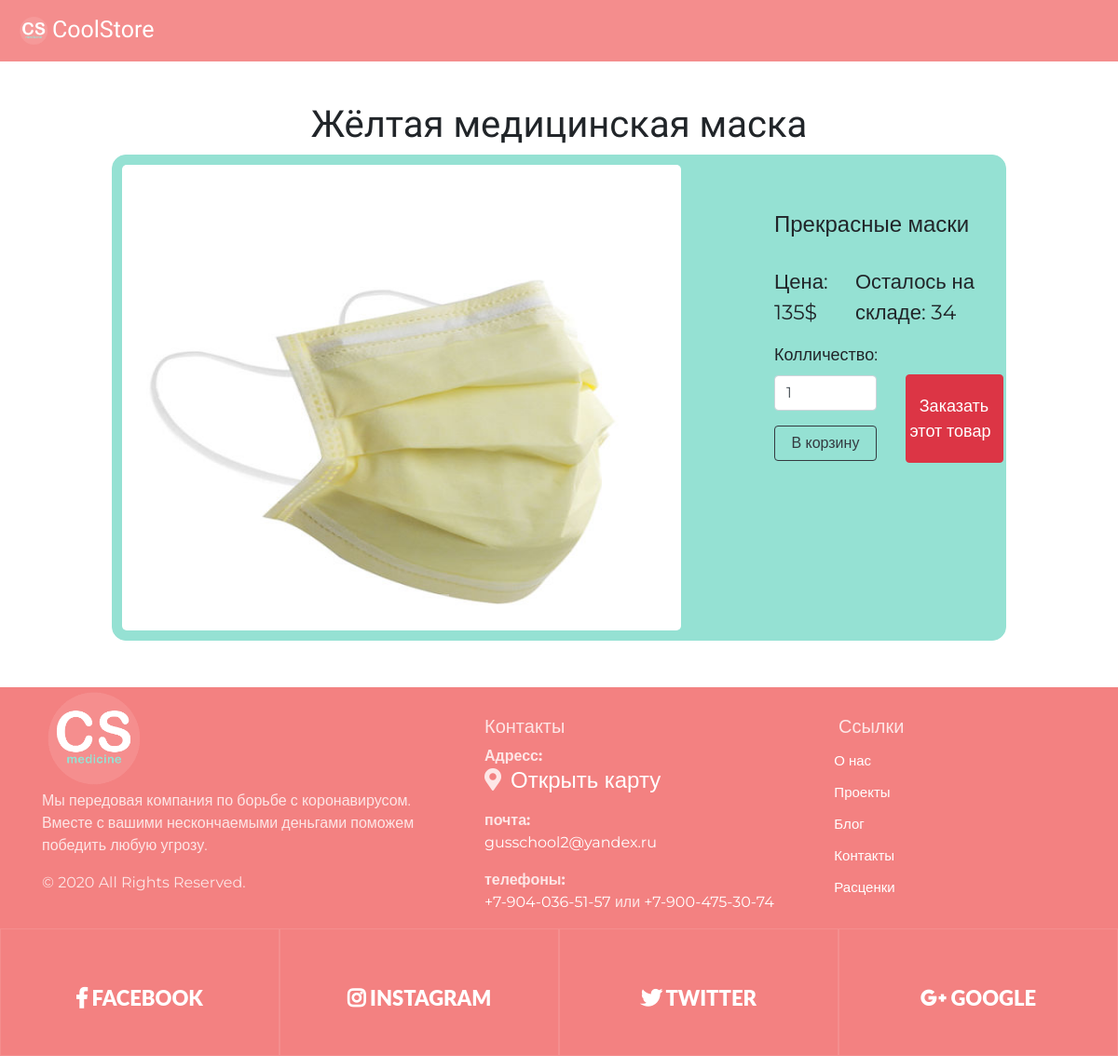
Page /product/6 on the committed database.
### data/products.py (models this page shows, shortened)
class Products(SqlAlchemyBase, UserMixin, SerializerMixin):
    __tablename__ = 'products'
    id = sqlalchemy.Column(sqlalchemy.Integer, primary_key=True, autoincrement=True)
    title = sqlalchemy.Column(sqlalchemy.String, nullable=True)
    about = sqlalchemy.Column(sqlalchemy.String, nullable=True)
    price = sqlalchemy.Column(sqlalchemy.Integer, nullable=True)
    existence = sqlalchemy.Column(sqlalchemy.Boolean, default=True)
    still_have = sqlalchemy.Column(sqlalchemy.Integer, nullable=True)

### main.py (the view, shortened to what this page needs)
@app.route('/product/<int:product_id>', methods=['GET', 'POST'])
def product(product_id):
    form = Buy()
    if current_user.is_authenticated:
        filename = get_profile_img()
    else:
        filename = 'profilem'
    sessions = db_session.create_session()
    prod = sessions.query(products.Products).get(product_id)
    return render_template('product.html', prod=prod, filename=filename,
                           basket_count=session.get('basket_count', 0), title=prod.title,
                           form=form)

### main.py
class Buy(FlaskForm):
    count = IntegerField('Колличество:', validators=[DataRequired(), NumberRange(1)],
                         default=1)
    submit = SubmitField('В корзину')

### data/db_session.py (called while the page is built)
def create_session() -> Session:
    global __factory
    return __factory()

### templates/product.html (shortened to what this page needs)
{% extends 'base.html' %}
{% block content %}
<div class="product">
    <div id="demo" class="carousel slide" data-ride="carousel">
        <ul class="carousel-indicators">
            <li data-target="#demo" data-slide-to="0" class="active"></li>
            <li data-target="#demo" data-slide-to="1"></li>
            <li data-target="#demo" data-slide-to="2"></li>
        </ul>
        <div class="carousel-inner">
            <div class="carousel-item active">
                <img src="/static/img/product_icons/{{ prod.id }}_1.jpg" width="600px"
                     height="500px">
            </div>
        </div>
        <a class="carousel-control-prev" href="#demo" data-slide="prev">
            <span class="carousel-control-prev-icon"></span>
        </a>
        <a class="carousel-control-next" href="#demo" data-slide="next">
            <span class="carousel-control-next-icon"></span>
        </a>
    </div>
    <div style="margin: 50px; padding-left: 50px">
        <h4 style="margin-bottom: 30px;">{{ prod.about }}</h4>
        <div style="display: flex;">
            <div style="font-size: 22px; margin-right: 15px;">Цена: {{ prod.price }}$</div>
            <div style="font-size: 22px;">Осталось на складе: {{ prod.still_have }}</div>
        </div>
        <form action="" method="post">
            <div style="display: flex;">
                <div style="display: block">
                    <p>
                    <div style="font-size: 18px">{{ form.count.label }}</div>
                    {{ form.count(type="number", style='width: 110px; margin-bottom: 5px;',
                    class="form-control",
                    id="validationDefault01") }}
                    </p>
                    <p style="margin-top: 0px;">{{ form.submit(type="submit", class="btn
                        btn-outline-dark", style='width: 110px')
                        }}
                    </p>
                </div>
                <a href="/buy_now/{{ prod.id }}" class="btn btn-danger"
                   style="width: 105px; height: 95px; margin-top: 50px; margin-left: 30px;
                   color: white; font-size: 18px; padding-top: 20px; padding-left: 3px;">
                    <div style="margin-left: 8px;">Заказать</div>
                    <div>этот товар</div>
                </a>
            </div>
        </form>
    </div>
</div>
{% endblock %}

### templates/base.html (shortened to what this page needs)
<!DOCTYPE html>
<html lang="en">
<head>
    <link rel="stylesheet" href="https://use.fontawesome.com/releases/v5.7.2/css/all.css"
>
    <link rel="stylesheet" href="../../static/css/style.css">
    <link rel="stylesheet"
          href="https://stackpath.bootstrapcdn.com/bootstrap/4.4.1/css/bootstrap.min.css"
>
    <link rel="stylesheet"
          href="https://maxcdn.bootstrapcdn.com/bootstrap/4.1.0/css/bootstrap.min.css">
    <link href="//maxcdn.bootstrapcdn.com/bootstrap/4.1.1/css/bootstrap.min.css" rel="stylesheet"
          id="bootstrap-css">
</head>
<body style="font-family: 'Montserrat', sans-serif;">
<header class="header">
    <nav class="navbar navbar-expand-lg navbar-light" style="background-color: #f38181;">
        <a class="navbar-brand" href="/" style="font-size: 25px; color: white; font-family:
        'Kaushan Script', cursive; display: flex;">
            <img class="brand-logo-light" src="/static/img/new_icon.png"
                 alt="Логотип" width="30" height="30" style="margin: 5px;">
            <div>CoolStore</div>
        </a>
    </nav>
</header>
<h1 align="center" style="margin-top: 110px; font-family: 'Kaushan Script', cursive;">
    {{ title }}
</h1>
{% block content %}
{% endblock %}
<footer class="section footer-classic context-dark bg-image"
        style="background: #f38181; margin-top: 50px;">
    <div class="container">
        <div class="row row-30">
            <div class="col-md-4 col-xl-5">
                <div class="pr-xl-4"><a class="brand" href="#">
                    <img class="brand-logo-light" src="/static/img/new_icon.png" alt="Логотип"
                         width="100" height="100" style="margin: 5px;"></a>
                    <p>Мы передовая компания по борьбе с коронавирусом.
                        Вместе с вашими нескончаемыми деньгами поможем победить любую угрозу.</p>
                    <p class="rights"><span>©  </span><span class="copyright-year">2020</span><span>
                </span><span>All Rights Reserved.</span></p>
                </div>
            </div>
            <div class="col-md-4" style="padding-top: 30px">
                <h5>Контакты</h5>
                <dl class="contact-list">
                    <dt>Адресс:</dt>
                    <dd>
                        <h4 style="display: flex" class="map__title">
                            <div><i class="fas fa-map-marker-alt"></i></div>
                            <a style="padding-left: 10px"
                               href="https://clck.ru/MkGYr"
                               target="_blank">Открыть карту</a>
                        </h4>
                    </dd>
                </dl>
                <dl class="contact-list">
                    <dt>почта:</dt>
                    <dd><a href="mailto:#">gusschool2@yandex.ru</a></dd>
                </dl>
                <dl class="contact-list">
                    <dt>телефоны:</dt>
                    <dd><a href="tel:#">+7-904-036-51-57</a> <span>или</span>
                        <a href="tel:#">+7-900-475-30-74</a>
                    </dd>
                </dl>
            </div>
            <div class="col-md-4 col-xl-3" style="padding-top: 30px">
                <h5>Ссылки</h5>
                <ul class="nav-list">
                    <li><a class="footer_href" href="#">О нас</a></li>
                    <li><a class="footer_href" href="#">Проекты</a></li>
                    <li><a class="footer_href" href="#">Блог</a></li>
                    <li><a class="footer_href" href="#">Контакты</a></li>
                    <li><a class="footer_href" href="#">Расценки</a></li>
                </ul>
            </div>
        </div>
    </div>
    <div class="row no-gutters social-container">
        <div class="col"><a class="social-inner" href="https:\www.facebook.com"
                            style="padding-bottom: 50px;" target="_blank"><span
                class="icon mdi mdi-facebook"></span><span style="font-size: 22px;"><i
                class="fab fa-facebook-f"></i>  Facebook</span></a></div>
        <div class="col"><a class="social-inner" href="https:\www.instagram.com"
                            target="_blank"><span
                class="icon mdi mdi-instagram"></span><span style="font-size: 22px;"><i
                class="fab fa-instagram"></i>  instagram</span></a></div>
        <div class="col"><a class="social-inner" href="https:\twitter.com" target="_blank"><span
                class="icon mdi mdi-twitter"></span><span style="font-size: 22px;"><i
                class="fab fa-twitter"></i>  twitter</span></a></div>
        <div class="col"><a class="social-inner" href="https:\www.google.com" target="_blank"><span
                class="icon mdi mdi-youtube-play"></span><span style="font-size: 22px;"><i
                class="fab fa-google-plus-g"></i>  google</span></a></div>
    </div>
</footer>
</body>
</html>

### static/css/style.css (style rules this page uses)
.icon { width: 40px; height: 40px; margin: 0px; padding: 0px; }
img { border-radius: 5px; }
.header { width: 100%; opacity: .9; z-index: 1000; position: fixed; top: 0; left: 0; right: 0; transform: translate3d(0, 0, 0); }
.product { border: 1px solid #95e1d3; border-radius: 15px; background: #95e1d3; display: flex; margin-left: 10%; margin-right: 10%; margin-bottom: 1%; padding: 10px; }
.context-dark, .bg-gray-dark, .bg-primary { color: rgba(255, 255, 255, 0.8); }
.footer-classic a, .footer-classic a:focus, .footer-classic a:active { color: #ffffff; }
.nav-list li { padding-top: 5px; padding-bottom: 5px; }
ul, ol { list-style: none; padding: 0; margin: 0; }
.social-inner { display: flex; flex-direction: column; align-items: center; width: 100%; padding: 23px; font: 900 13px/1 "Lato", -apple-system, BlinkMacSystemFont, "Segoe UI", Roboto, "Helvetica Neue", Arial, sans-serif; text-transform: uppercase; color: rgba(255, 255, 255, 0.5); }
.social-container .col { border: 1px solid rgba(255, 255, 255, 0.1); }
.nav-list li a:before { content: "\f14f"; font: 400 21px/1 "Material Design Icons"; color: #4d6de6; display: inline-block; vertical-align: baseline; margin-left: -28px; margin-right: 7px; opacity: 0; visibility: hidden; transition: .22s ease; }
.footer_href { color: #ffffff; font-size: 15px; decoration: none; }

### rows in the picture
Products: title "Жёлтая медицинская маска", about "Прекрасные маски", price "135", still_have "34"
